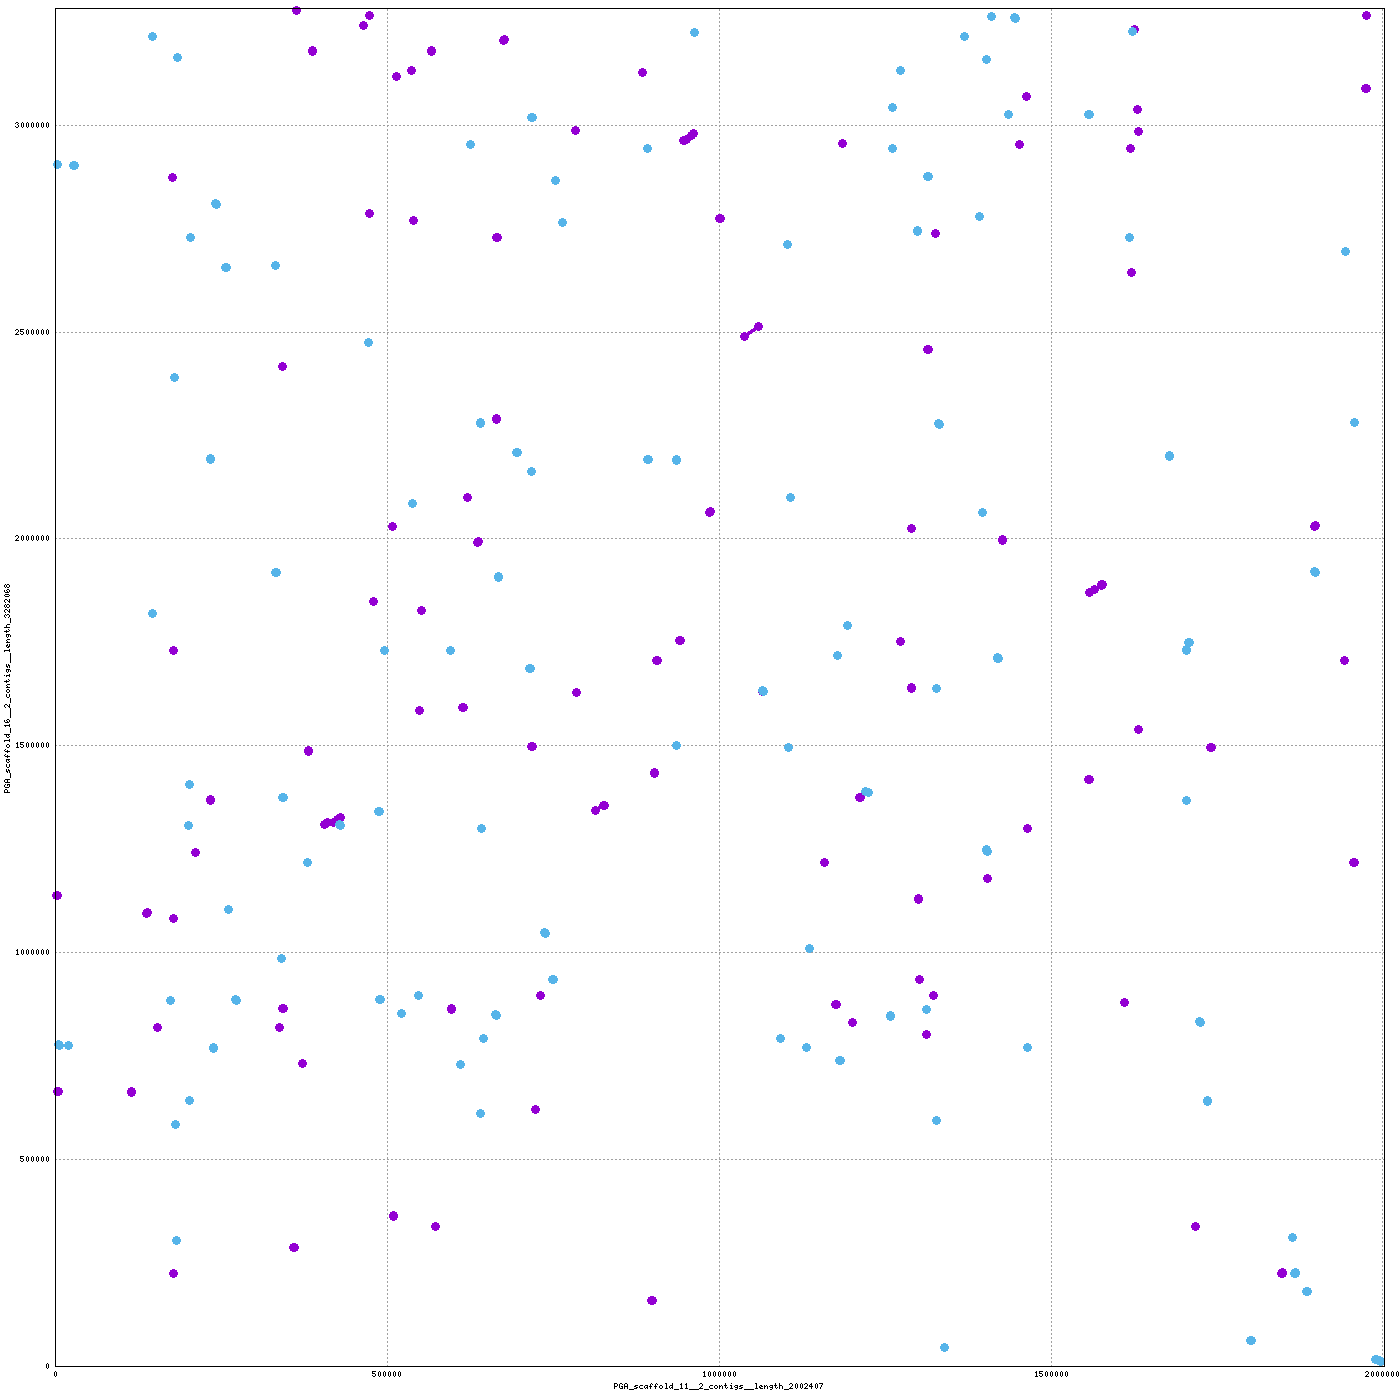

This chart was generated by the following gnuplot code:
set terminal png tiny size 1400,1400
set output "/home/mike/Desktop/scripts/snakes/plot_pairs/hiCversion1.linear/nucmer/nucmer.21.png"
set size 1,1
set grid
unset key
set border 15
set tics scale 0
set xlabel "PGA_scaffold_11__2_contigs__length_2002407"
set ylabel "PGA_scaffold_16__2_contigs__length_3282068"
set format "%.0f"
set mouse format "%.0f"
set mouse mouseformat "[%.0f, %.0f]"
if(GPVAL_VERSION < 5) set mouse clipboardformat "[%.0f, %.0f]"
set xrange [1:2002407]
set yrange [1:3282068]
set style line 1  lt 1 lw 3 pt 6 ps 1
set style line 2  lt 3 lw 3 pt 6 ps 1
set style line 3  lt 2 lw 3 pt 6 ps 1
plot \
 "/home/mike/Desktop/scripts/snakes/plot_pairs/hiCversion1.linear/nucmer/nucmer.21.fplot" title "FWD" w lp ls 1, \
 "/home/mike/Desktop/scripts/snakes/plot_pairs/hiCversion1.linear/nucmer/nucmer.21.rplot" title "REV" w lp ls 2
